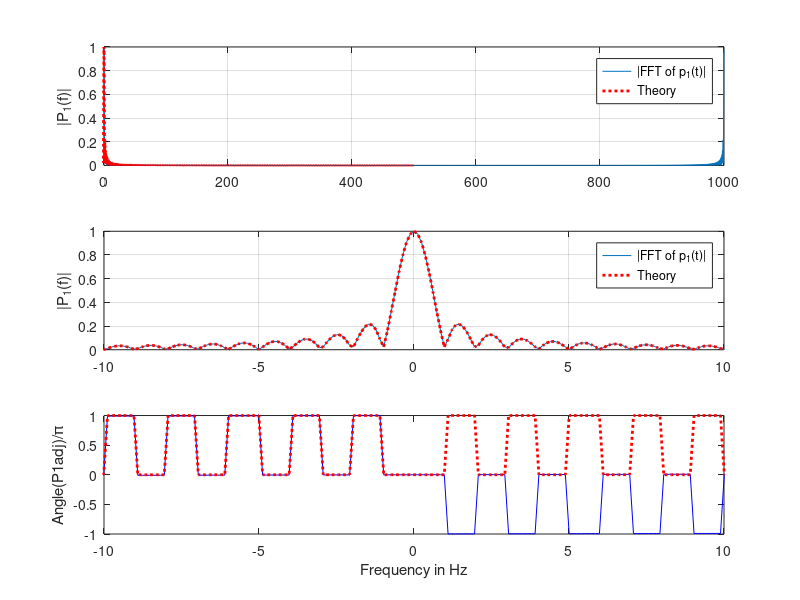

MATLAB code to generate this figure:
% FFT_Example.m
%  EFCL  11/23/2016

pulse = @(t,T) (t>=0)-(t>=T);
 
fsa=1000;
dt=1/fsa;
t=[-4096:4095]*dt; % an array with 2^M points, but starting at M=-4096
NFFT = length(t);
trecord = NFFT*dt; % total measurement time
fresolution = 1/trecord; % the resolution is 1/(measurement time)
df = fresolution; %...which is also the frequency resolution

tau = 1;
p1 = pulse(t+tau/2,tau); % a centered pulse

funshifted=[0:NFFT-1]*df; % FFTs go from 0 to (N-1)df
f = [-NFFT/2: NFFT/2-1]*df;  % centered version
 
P1 = fft(p1)*dt; % multiply by dt to scale to be an integral

figure(1);
subplot(3,1,1);
theory_p1 = tau*sinc(f*tau);
plot(funshifted,abs(P1),f,abs(theory_p1),'r:','LineWidth',2);
ylabel('|P_1(f)|');
xlim([0 fsa]);
legend('|FFT of p_1(t)|','Theory');
grid on;

subplot(3,1,2);
P1 = fftshift(P1); % use fftshift to reorder
plot(f,abs(P1),f,abs(theory_p1),'r:','LineWidth',2); % use the shifted version
ylabel('|P_1(f)|');
xlim([-10 10]);
legend('|FFT of p_1(t)|','Theory');
grid on;

subplot(3,1,3);
% remove erroneous phase shift due to first sample not at t=0
P1adj = exp(j*2*pi*min(t)*f).*P1;
 
plot(f,angle(P1adj)/pi,'b',f,angle(theory_p1)/pi,'r:','LineWidth',2);
xlim([-10, 10]);
ylabel('Angle(P1adj)/\pi');
xlabel('Frequency in Hz');

